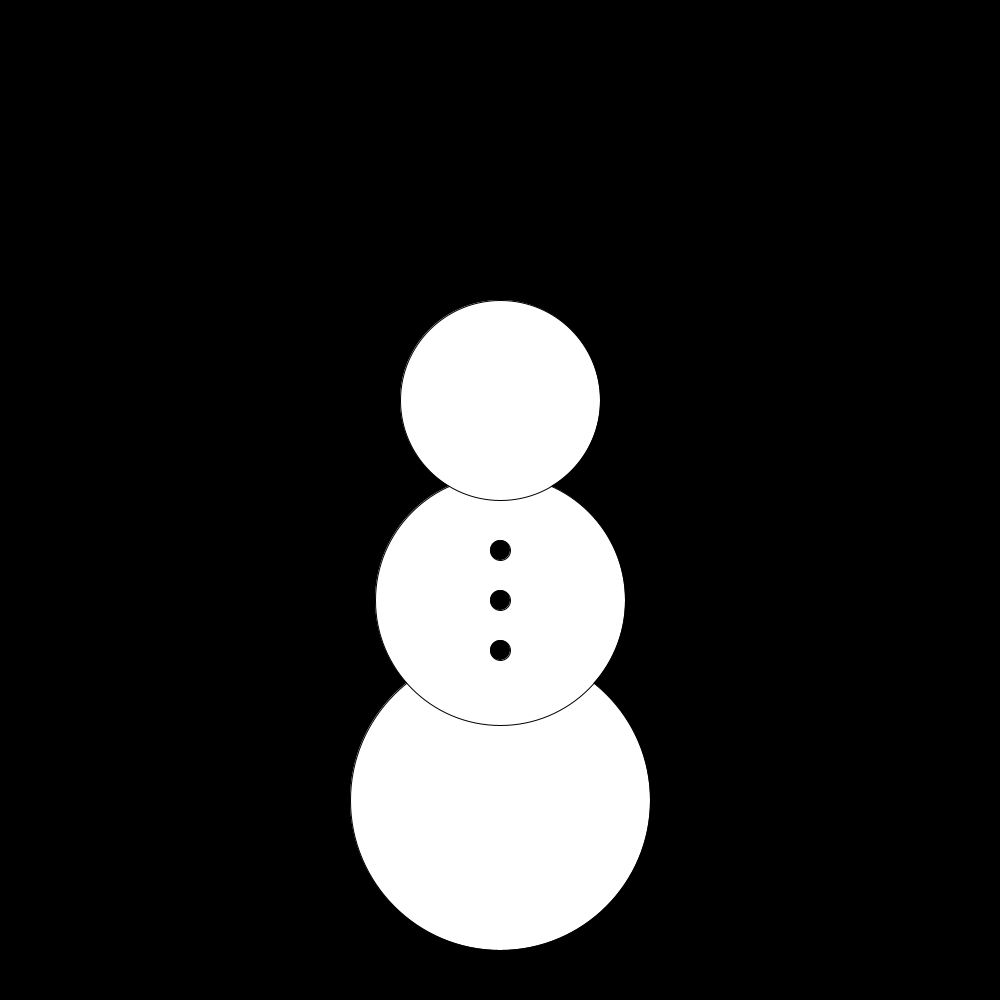
Frame 1 (no input)
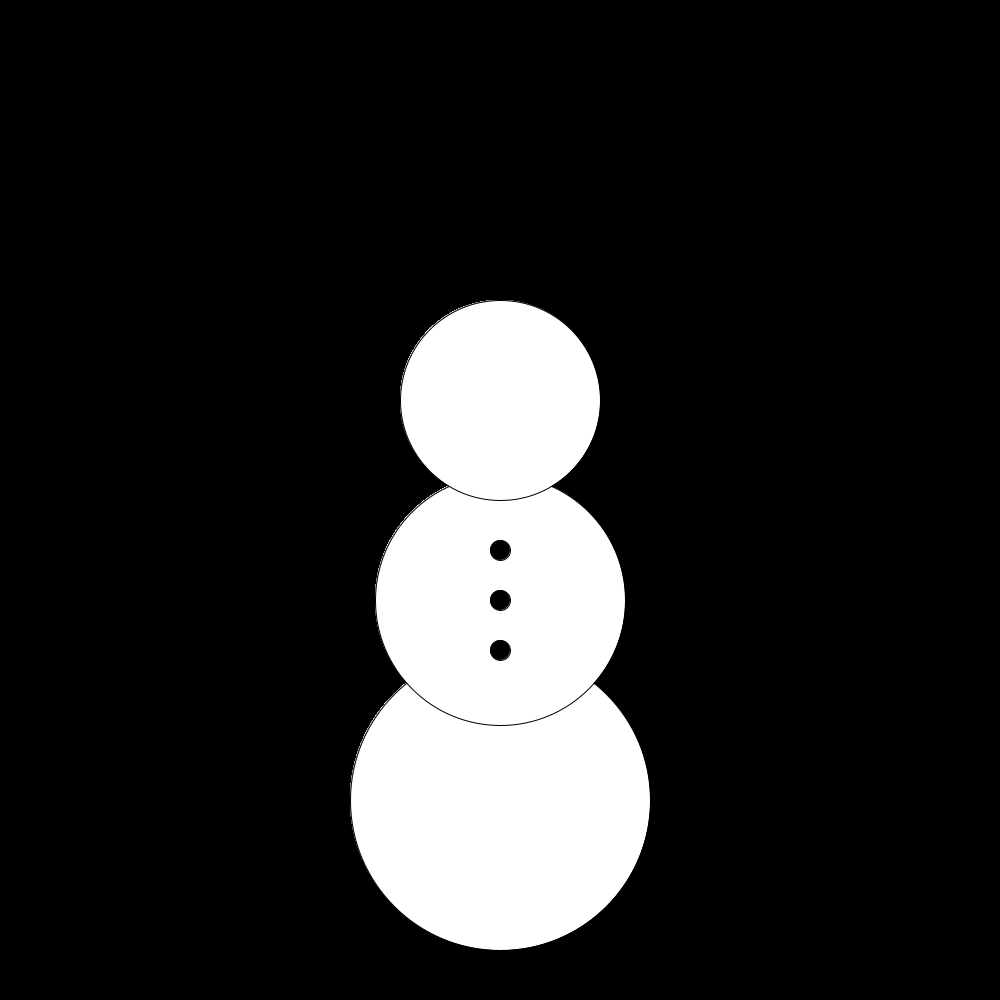
Frame 60 (the mouse pressed at the canvas centre just before this capture)
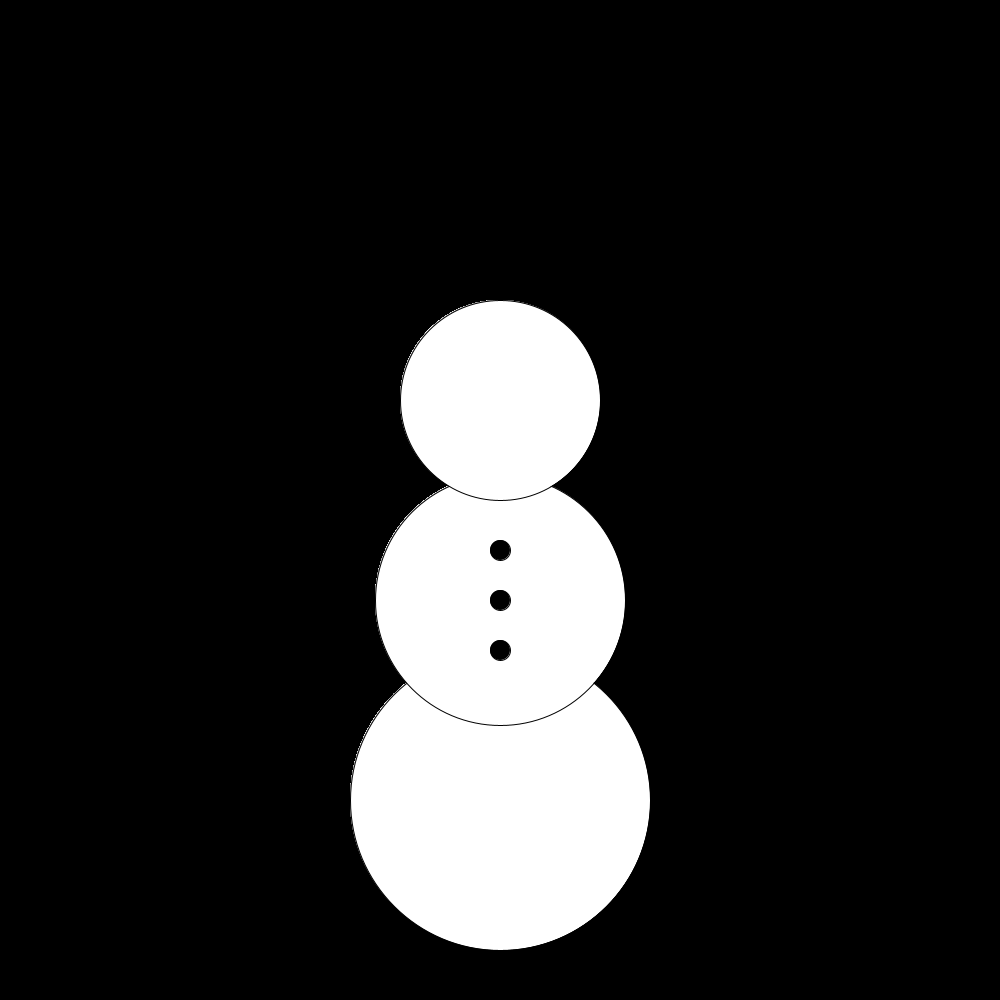
Frame 120 (the mouse held since frame 60 and released just before this capture)

The Processing sketch that drew these frames (run headless with seeded random() and noise(); from frame 60 on, the mouse is pressed at the canvas centre):

// Processing sketch: snowmanSketch
// ── snowmanSketch.pde
void setup() {

  size(1000, 1000);
  background(#000000);

}

void draw() {

  fill(255, 255, 255);

  ellipse(500, 800, 300, 300);
  ellipse(500, 600, 250, 250);
  ellipse(500, 400, 200, 200);
  
  fill(0, 0, 0);
  
  ellipse(500, 550, 20, 20);
  ellipse(500, 600, 20, 20);
  ellipse(500, 650, 20, 20);
  
  
  
}
